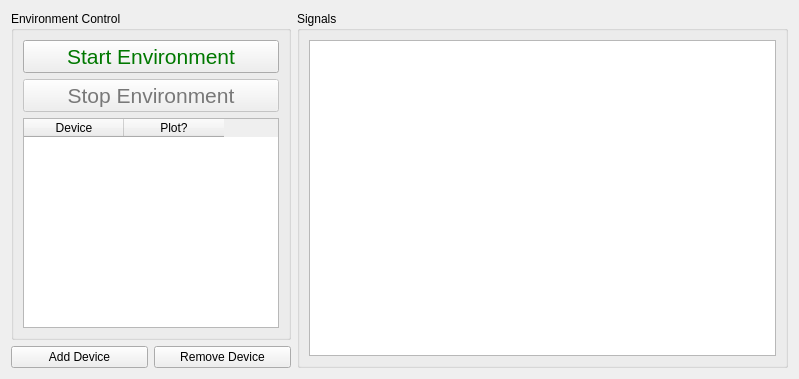
<?xml version="1.0" encoding="UTF-8"?>
<ui version="4.0">
 <class>Form</class>
 <widget class="QWidget" name="Form">
  <property name="geometry">
   <rect>
    <x>0</x>
    <y>0</y>
    <width>799</width>
    <height>379</height>
   </rect>
  </property>
  <property name="windowTitle">
   <string>Form</string>
  </property>
  <layout class="QHBoxLayout" name="horizontalLayout_4">
   <item>
    <layout class="QVBoxLayout" name="environment_control_layout">
     <item>
      <widget class="QGroupBox" name="environment_control_groupbox">
       <property name="sizePolicy">
        <sizepolicy hsizetype="Minimum" vsizetype="Minimum">
         <horstretch>0</horstretch>
         <verstretch>0</verstretch>
        </sizepolicy>
       </property>
       <property name="title">
        <string>Environment Control</string>
       </property>
       <layout class="QVBoxLayout" name="verticalLayout_2">
        <item>
         <layout class="QVBoxLayout" name="button_layout">
          <item>
           <widget class="QPushButton" name="start_test_button">
            <property name="sizePolicy">
             <sizepolicy hsizetype="Minimum" vsizetype="Minimum">
              <horstretch>0</horstretch>
              <verstretch>0</verstretch>
             </sizepolicy>
            </property>
            <property name="palette">
             <palette>
              <active>
               <colorrole role="ButtonText">
                <brush brushstyle="SolidPattern">
                 <color alpha="255">
                  <red>0</red>
                  <green>120</green>
                  <blue>0</blue>
                 </color>
                </brush>
               </colorrole>
              </active>
              <inactive>
               <colorrole role="ButtonText">
                <brush brushstyle="SolidPattern">
                 <color alpha="255">
                  <red>0</red>
                  <green>120</green>
                  <blue>0</blue>
                 </color>
                </brush>
               </colorrole>
              </inactive>
              <disabled>
               <colorrole role="ButtonText">
                <brush brushstyle="SolidPattern">
                 <color alpha="255">
                  <red>120</red>
                  <green>120</green>
                  <blue>120</blue>
                 </color>
                </brush>
               </colorrole>
              </disabled>
             </palette>
            </property>
            <property name="font">
             <font>
              <pointsize>16</pointsize>
             </font>
            </property>
            <property name="toolTip">
             <string>Start playing the signal</string>
            </property>
            <property name="text">
             <string>Start Environment</string>
            </property>
           </widget>
          </item>
          <item>
           <widget class="QPushButton" name="stop_test_button">
            <property name="enabled">
             <bool>false</bool>
            </property>
            <property name="sizePolicy">
             <sizepolicy hsizetype="Minimum" vsizetype="Minimum">
              <horstretch>0</horstretch>
              <verstretch>0</verstretch>
             </sizepolicy>
            </property>
            <property name="palette">
             <palette>
              <active>
               <colorrole role="ButtonText">
                <brush brushstyle="SolidPattern">
                 <color alpha="255">
                  <red>255</red>
                  <green>0</green>
                  <blue>0</blue>
                 </color>
                </brush>
               </colorrole>
              </active>
              <inactive>
               <colorrole role="ButtonText">
                <brush brushstyle="SolidPattern">
                 <color alpha="255">
                  <red>255</red>
                  <green>0</green>
                  <blue>0</blue>
                 </color>
                </brush>
               </colorrole>
              </inactive>
              <disabled>
               <colorrole role="ButtonText">
                <brush brushstyle="SolidPattern">
                 <color alpha="255">
                  <red>120</red>
                  <green>120</green>
                  <blue>120</blue>
                 </color>
                </brush>
               </colorrole>
              </disabled>
             </palette>
            </property>
            <property name="font">
             <font>
              <pointsize>16</pointsize>
             </font>
            </property>
            <property name="toolTip">
             <string>Stop playing the signal by ramping down the level</string>
            </property>
            <property name="text">
             <string>Stop Environment</string>
            </property>
           </widget>
          </item>
         </layout>
        </item>
        <item>
         <widget class="QTableWidget" name="device_table">
          <property name="sizePolicy">
           <sizepolicy hsizetype="Fixed" vsizetype="Expanding">
            <horstretch>0</horstretch>
            <verstretch>0</verstretch>
           </sizepolicy>
          </property>
          <column>
           <property name="text">
            <string>Device</string>
           </property>
          </column>
          <column>
           <property name="text">
            <string>Plot?</string>
           </property>
          </column>
         </widget>
        </item>
       </layout>
      </widget>
     </item>
     <item>
      <layout class="QHBoxLayout" name="horizontalLayout_2">
       <property name="topMargin">
        <number>0</number>
       </property>
       <item>
        <widget class="QPushButton" name="AddDevice">
         <property name="text">
          <string>Add Device</string>
         </property>
        </widget>
       </item>
       <item>
        <widget class="QPushButton" name="remove_device_button">
         <property name="text">
          <string>Remove Device</string>
         </property>
        </widget>
       </item>
      </layout>
     </item>
    </layout>
   </item>
   <item>
    <layout class="QVBoxLayout" name="signal_layout">
     <item>
      <widget class="QGroupBox" name="output_signal_groupbox">
       <property name="sizePolicy">
        <sizepolicy hsizetype="Preferred" vsizetype="Expanding">
         <horstretch>0</horstretch>
         <verstretch>0</verstretch>
        </sizepolicy>
       </property>
       <property name="title">
        <string>Signals</string>
       </property>
       <layout class="QHBoxLayout" name="horizontalLayout_3">
        <item>
         <widget class="PlotWidget" name="output_signal_plot"/>
        </item>
       </layout>
      </widget>
     </item>
    </layout>
   </item>
  </layout>
 </widget>
 <customwidgets>
  <customwidget>
   <class>PlotWidget</class>
   <extends>QGraphicsView</extends>
   <header location="global">pyqtgraph</header>
  </customwidget>
 </customwidgets>
 <resources/>
 <connections/>
</ui>
